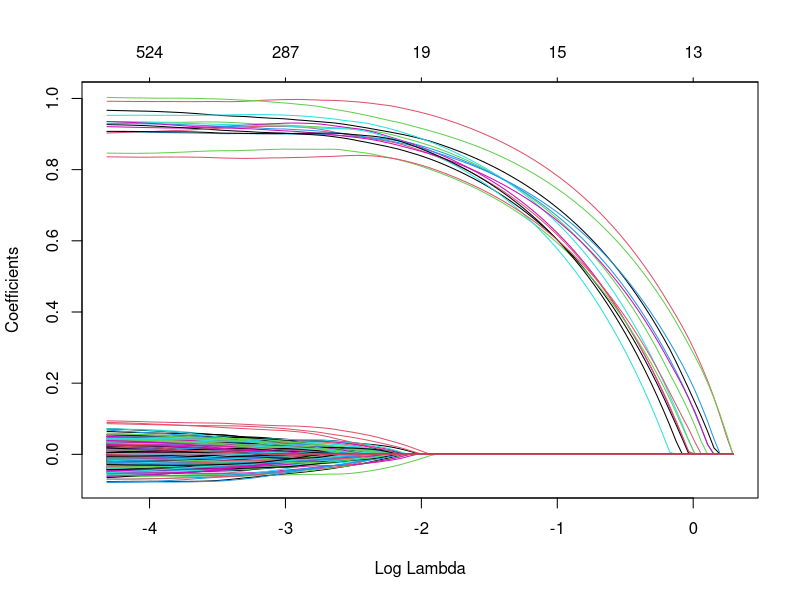
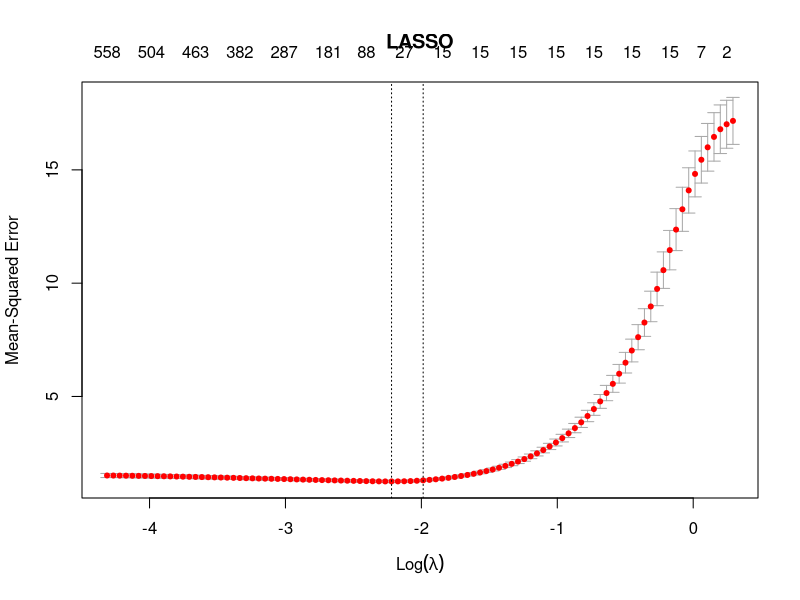
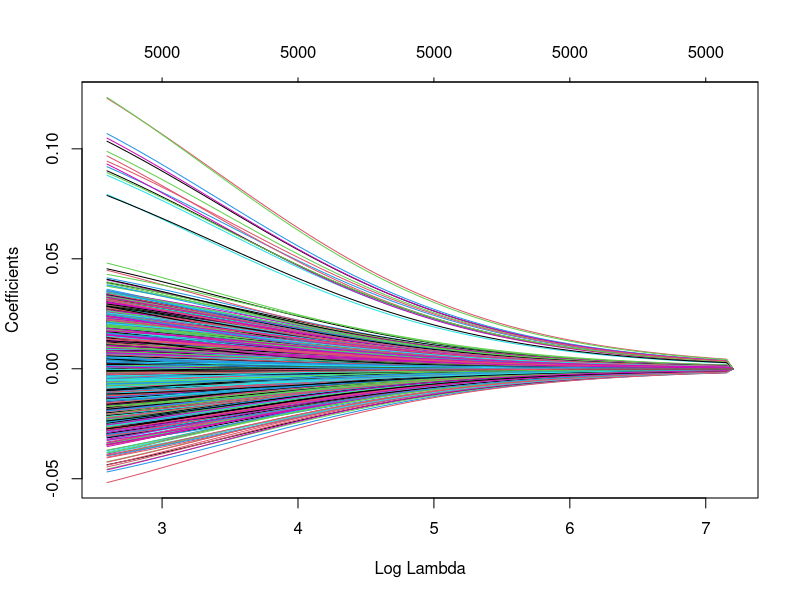
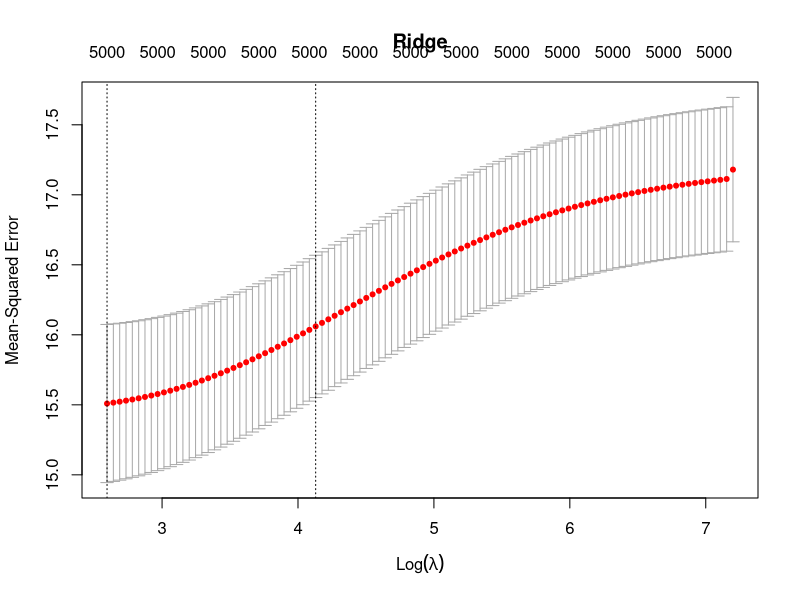
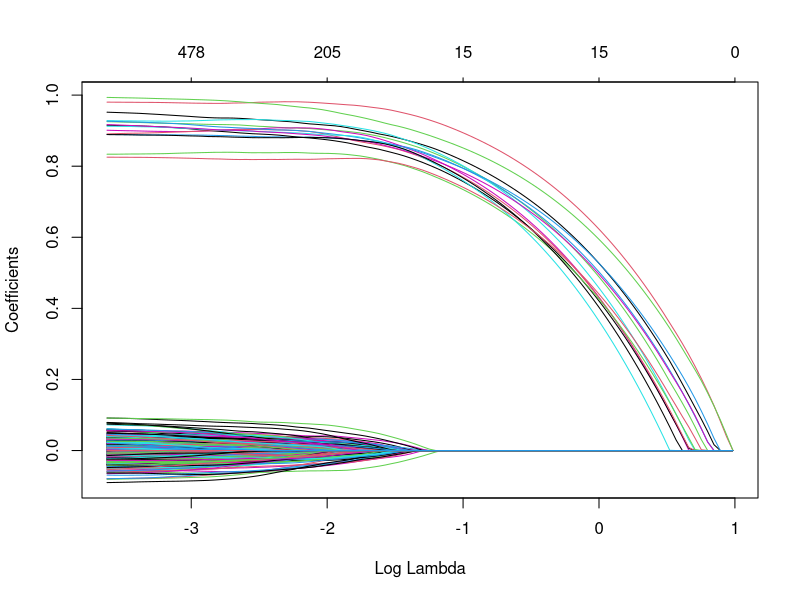
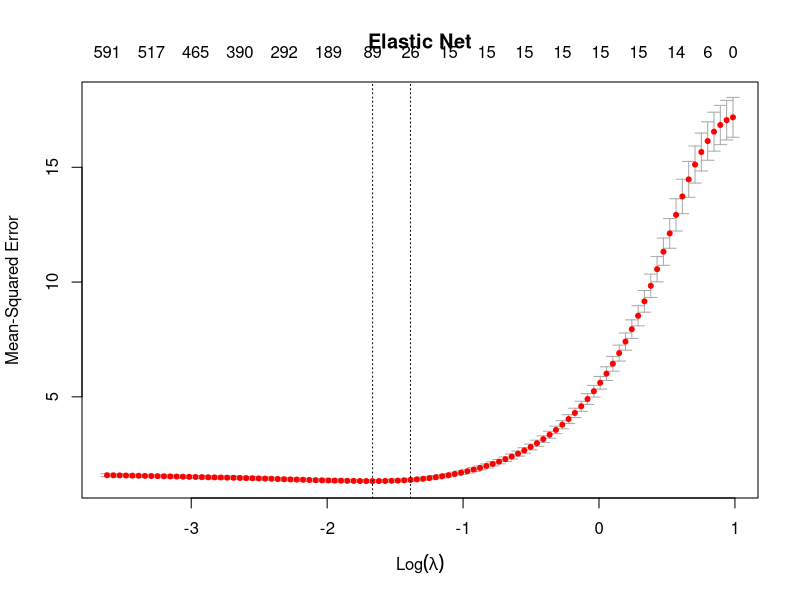

Write the R code that produced these figures, in order.
# From: https://www4.stat.ncsu.edu/~post/josh/LASSO_Ridge_Elastic_Net_-_Examples.html
install.packages("glmnet")
install.packages("MASS")
library(MASS)  # Package needed to generate correlated precictors
library(glmnet)  # Package to fit ridge/lasso/elastic net models
## Loading required package: Matrix
## Loaded glmnet 1.9-8

# Generate data
#Small signal. Lots of noise
#β=(1,...,15,0,...,04085)T
#p=5000>n=1000
#Uncorrelated predictors:
#X~iid N(0,I)

set.seed(19875)  # Set seed for reproducibility
n <- 1000  # Number of observations
p <- 5000  # Number of predictors included in model
real_p <- 15  # Number of true predictors
x <- matrix(rnorm(n*p), nrow=n, ncol=p)
y <- apply(x[,1:real_p], 1, sum) + rnorm(n)

# Split data into train (2/3) and test (1/3) sets
train_rows <- sample(1:n, .66*n)
x.train <- x[train_rows, ]
x.test <- x[-train_rows, ]

y.train <- y[train_rows]
y.test <- y[-train_rows]

# Fit models 
# (For plots on left):
# alpha is the elasticnet mixing parameter, with 0≤α≤ 1. The penalty is defined as
#(1-α)/2||β||_2^2+α||β||_1.
#alpha=1 is the lasso penalty, and alpha=0 the ridge penalty.

fit.lasso <- glmnet(x.train, y.train, family="gaussian", alpha=1)
fit.ridge <- glmnet(x.train, y.train, family="gaussian", alpha=0)
fit.elnet <- glmnet(x.train, y.train, family="gaussian", alpha=.5)


# 10-fold Cross validation for each alpha = 0, 0.1, ... , 0.9, 1.0
# (For plots on Right)
for (i in 0:10) {
  assign(paste("fit", i, sep=""), cv.glmnet(x.train, y.train, type.measure="mse", 
                                            alpha=i/10,family="gaussian"))
}

# Plot solution paths:
#par(mfrow=c(3,2))
par(mfrow=c(1,1))
# For plotting options, type '?plot.glmnet' in R console
plot(fit.lasso, xvar="lambda")
plot(fit10, main="LASSO")

plot(fit.ridge, xvar="lambda")
plot(fit0, main="Ridge")

plot(fit.elnet, xvar="lambda")
plot(fit5, main="Elastic Net")

###############################
yhat0 <- predict(fit0, s=fit0$lambda.1se, newx=x.test)
yhat1 <- predict(fit1, s=fit1$lambda.1se, newx=x.test)
yhat2 <- predict(fit2, s=fit2$lambda.1se, newx=x.test)
yhat3 <- predict(fit3, s=fit3$lambda.1se, newx=x.test)
yhat4 <- predict(fit4, s=fit4$lambda.1se, newx=x.test)
yhat5 <- predict(fit5, s=fit5$lambda.1se, newx=x.test)
yhat6 <- predict(fit6, s=fit6$lambda.1se, newx=x.test)
yhat7 <- predict(fit7, s=fit7$lambda.1se, newx=x.test)
yhat8 <- predict(fit8, s=fit8$lambda.1se, newx=x.test)
yhat9 <- predict(fit9, s=fit9$lambda.1se, newx=x.test)
yhat10 <- predict(fit10, s=fit10$lambda.1se, newx=x.test)

mse0 <- mean((y.test - yhat0)^2)  #ridge
mse1 <- mean((y.test - yhat1)^2)
mse2 <- mean((y.test - yhat2)^2)
mse3 <- mean((y.test - yhat3)^2)
mse4 <- mean((y.test - yhat4)^2)
mse5 <- mean((y.test - yhat5)^2)
mse6 <- mean((y.test - yhat6)^2)
mse7 <- mean((y.test - yhat7)^2)
mse8 <- mean((y.test - yhat8)^2)
mse9 <- mean((y.test - yhat9)^2)
mse10 <- mean((y.test - yhat10)^2) #lasso

mse0  # ridge
mse1
mse2
mse3
mse4
mse5
mse6
mse7
mse8
mse9
mse10 #lasso
#LASSO is the winner! LASSO is good at picking up a small signal through lots of noise.


